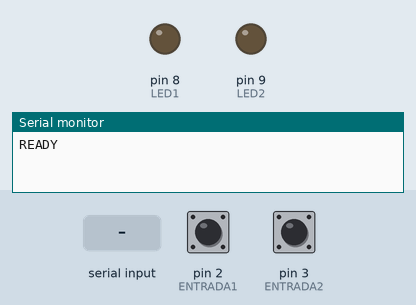
The sketch below on a simulated Arduino Uno, built with avr-gcc and run on an emulated ATmega328P. Parts: output pins drawn as LEDs (lit = HIGH), the last lines printed to the serial monitor. Inputs (shaded band) come from the test bench; at power-on: pin 2 (ENTRADA1) HIGH, pin 3 (ENTRADA2) HIGH.

Above: at 2.2 s.
2.3 s: pin 2 (ENTRADA1) pulled LOW for 0.15 s
At 3.5 s:
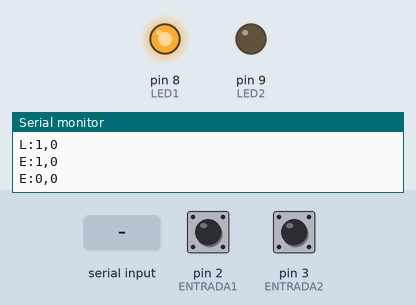
3.9 s: pin 3 (ENTRADA2) pulled LOW for 0.15 s
At 4.8 s:
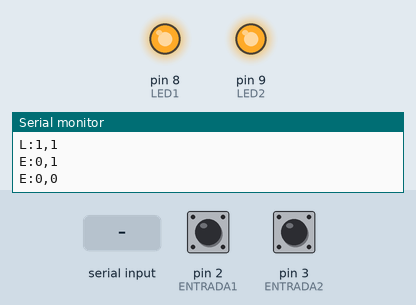
5.5 s: "L1:\n" received over Serial
At 6.3 s:
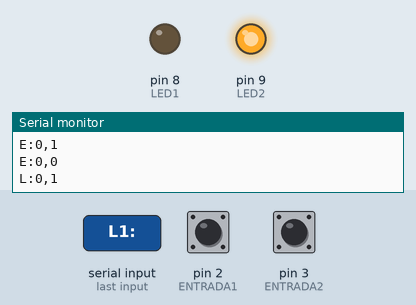
7.0 s: "L2:\n" received over Serial
At 7.3 s:
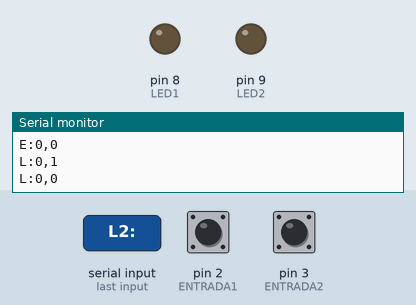
8.5 s: pin 2 (ENTRADA1) pulled LOW for 1 s
At 9.9 s:
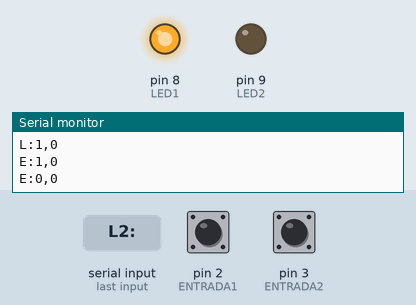
Timing chart, 0 to 11.5 s (numbered marks = the images above; inputs shaded):
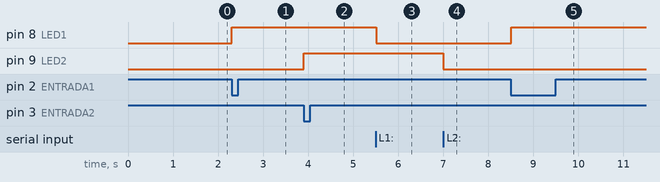

Measured:
- after the input at 2.3 s, pin 8 (LED1): LOW → HIGH at once
- after the input at 3.9 s, pin 9 (LED2): LOW → HIGH at once
- after the input at 5.5 s, pin 8 (LED1): HIGH → LOW at once
- after the input at 7.0 s, pin 9 (LED2): HIGH → LOW at once
- after the input at 8.5 s, pin 8 (LED1): LOW → HIGH at once

The sketch:

sketch_TP_ARDUINO_SD.ino
```cpp
/*
 * Sistema de Control de Entradas/Salidas Arduino
 * Comunicación bidireccional con Processing
 *
 * Conexiones:
 * - Entradas (Pulsadores): E1=Pin 2, E2=Pin 3 (con pull-up interno)
 * - Salidas (LEDs): L1=Pin 8, L2=Pin 9
 */

// Definición de pines
const int ENTRADA1 = 2;
const int ENTRADA2 = 3;
const int LED1 = 8;
const int LED2 = 9;

// Variables para almacenar estados
bool estadoE1 = false;
bool estadoE2 = false;
bool estadoL1 = false;
bool estadoL2 = false;

// Variables para antirrebote
bool estadoE1_prev = false;
bool estadoE2_prev = false;
unsigned long ultimoCambioE1 = 0;
unsigned long ultimoCambioE2 = 0;
const unsigned long DEBOUNCE_DELAY = 50;

void setup() {
  // Inicializar comunicación serial
  Serial.begin(9600);

  // Configurar pines de entrada con pull-up interno
  pinMode(ENTRADA1, INPUT_PULLUP);
  pinMode(ENTRADA2, INPUT_PULLUP);

  // Configurar pines de salida
  pinMode(LED1, OUTPUT);
  pinMode(LED2, OUTPUT);

  // Inicializar salidas en LOW
  digitalWrite(LED1, LOW);
  digitalWrite(LED2, LOW);

  // Mensaje de inicio
  delay(1000);
  Serial.println("READY");
}

void loop() {
  // Leer estados de las entradas (invertido por pull-up)
  leerEntradas();

  // Procesar comandos desde Processing
  procesarComandosSerial();

  // Control local: activar LED correspondiente cuando se presiona el pulsador
  controlLocal();

  // Enviar estado de entradas a Processing si hay cambios
  enviarEstadoEntradas();

  delay(10);
}

void leerEntradas() {
  unsigned long tiempoActual = millis();

  // Leer E1 con antirrebote
  bool lecturaE1 = !digitalRead(ENTRADA1); // Invertir por pull-up
  if (lecturaE1 != estadoE1_prev && (tiempoActual - ultimoCambioE1) > DEBOUNCE_DELAY) {
    estadoE1 = lecturaE1;
    estadoE1_prev = lecturaE1;
    ultimoCambioE1 = tiempoActual;
  }

  // Leer E2 con antirrebote
  bool lecturaE2 = !digitalRead(ENTRADA2); // Invertir por pull-up
  if (lecturaE2 != estadoE2_prev && (tiempoActual - ultimoCambioE2) > DEBOUNCE_DELAY) {
    estadoE2 = lecturaE2;
    estadoE2_prev = lecturaE2;
    ultimoCambioE2 = tiempoActual;
  }
}

void controlLocal() {
  // Si se presiona E1, activar/desactivar L1
  static bool estadoE1_anterior = false;
  if (estadoE1 && !estadoE1_anterior) {
    estadoL1 = !estadoL1;
    digitalWrite(LED1, estadoL1);
    enviarEstadoSalidas();
  }
  estadoE1_anterior = estadoE1;

  // Si se presiona E2, activar/desactivar L2
  static bool estadoE2_anterior = false;
  if (estadoE2 && !estadoE2_anterior) {
    estadoL2 = !estadoL2;
    digitalWrite(LED2, estadoL2);
    enviarEstadoSalidas();
  }
  estadoE2_anterior = estadoE2;
}

void procesarComandosSerial() {
  if (Serial.available() > 0) {
    String comando = Serial.readStringUntil('\n');
    comando.trim();

    // Protocolo de comunicación:
    // L1:1 = Encender LED1
    // L1:0 = Apagar LED1
    // L2:1 = Encender LED2
    // L2:0 = Apagar LED2
    // STATUS = Solicitar estado completo

    if (comando == "STATUS") {
      enviarEstadoCompleto();
    }
    else if (comando.startsWith("L1:")) {
      int valor = comando.substring(3).toInt();
      estadoL1 = (valor == 1);
      digitalWrite(LED1, estadoL1);
      enviarEstadoSalidas();
    }
    else if (comando.startsWith("L2:")) {
      int valor = comando.substring(3).toInt();
      estadoL2 = (valor == 1);
      digitalWrite(LED2, estadoL2);
      enviarEstadoSalidas();
    }
  }
}

void enviarEstadoEntradas() {
  static bool estadoE1_enviado = false;
  static bool estadoE2_enviado = false;

  if (estadoE1 != estadoE1_enviado || estadoE2 != estadoE2_enviado) {
    Serial.print("E:");
    Serial.print(estadoE1 ? "1" : "0");
    Serial.print(",");
    Serial.println(estadoE2 ? "1" : "0");

    estadoE1_enviado = estadoE1;
    estadoE2_enviado = estadoE2;
  }
}

void enviarEstadoSalidas() {
  Serial.print("L:");
  Serial.print(estadoL1 ? "1" : "0");
  Serial.print(",");
  Serial.println(estadoL2 ? "1" : "0");
}

void enviarEstadoCompleto() {
  // Enviar estado de entradas
  Serial.print("E:");
  Serial.print(estadoE1 ? "1" : "0");
  Serial.print(",");
  Serial.println(estadoE2 ? "1" : "0");

  // Enviar estado de salidas
  Serial.print("L:");
  Serial.print(estadoL1 ? "1" : "0");
  Serial.print(",");
  Serial.println(estadoL2 ? "1" : "0");
}
```
